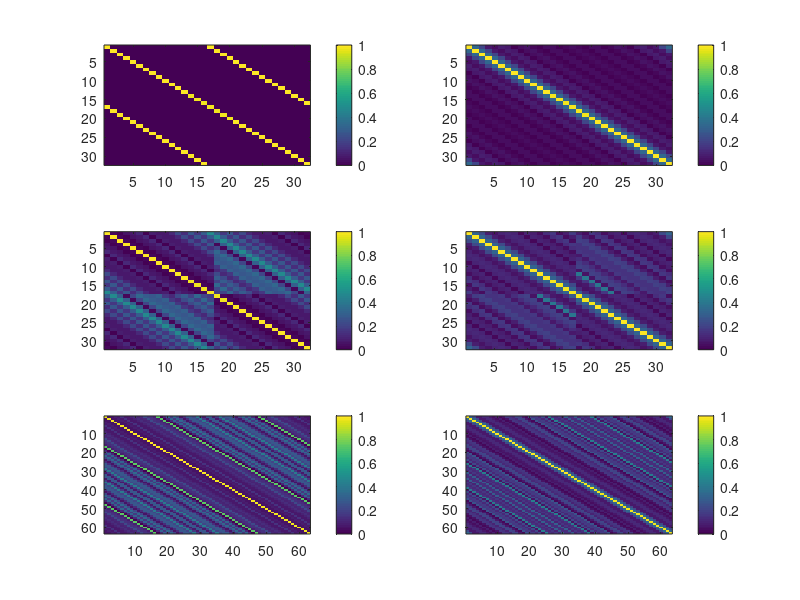
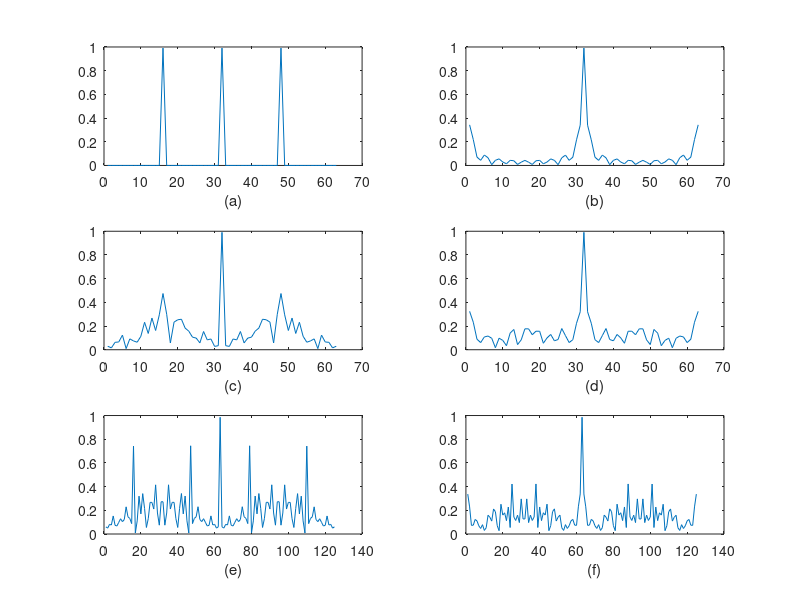
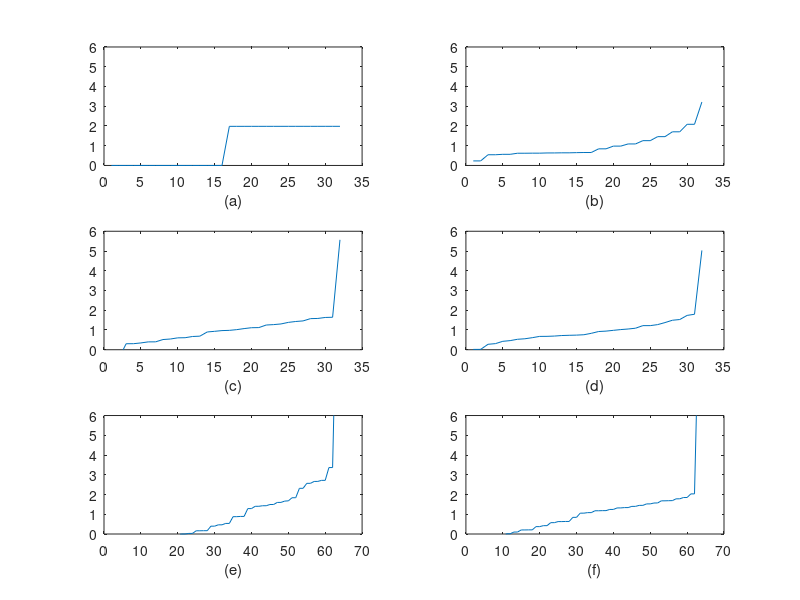

Here is the MATLAB script that generated these plots, in order:
function plot_mwni_matrices3
%compare the system of equations for regular and irregular case    

tr=0:31;
bin = 0.5;
nt=length(tr);
baseWeight=99; % base weight for exponential weight (baseW to baseW + 1);
%create irregular axis
for i=1:nt
      ti(i) = tr(i) + 1*(rand() - 0.5);
end

% create regular axis for binning.
tb=0:bin:nt - 1;
nb = length(tb);

%amount of zero padding
nz = 0;

FR=dftoperator(tr,nz);
FI=dftoperator(ti,nz);
FB=dftoperator(tb,nz);


%generate some weight matrix as example 
wr=fftshift(baseWeight+exp(-(tr-nt/2).^2/100));
WR=diag(wr);

wi=fftshift(baseWeight+exp(-(ti-nt/2).^2/100));
WI=diag(wi);

wb=fftshift(baseWeight+exp(-(tb-nb/2).^2/100));
WB=diag(wb);


%Generate sampling matrices

% %%%%%%%%%%%%%%% gaps %%%%%%%%%%%%%%%%%%%%%
ii=floor(nt/4):floor(nt/2); % gap definition
T=eye(nt); % full sampled

T(ii,ii)=0; % gap;
TG=removeZeroRows(T); % sampling for data with gaps

% create data with the gap
tg=ti;
tg(ii)=0; 
tg=tg(find(tg ~= 0)); % remove zeros


%%%%%%%%%%%%%% decimation %%%%%%%%%%%%%%%%%%%%%
ii=2:2:nt; % decimation pattern
T=eye(nt);
T(ii,ii)=0;
TD=removeZeroRows(T); % sampling for data with decimation.

% create decimated data
td=ti;
td(ii)=0; 
td=td(find(td ~= 0));


%binning for gapped
tsg = floor(tg/bin)+1; % binned data.
tsg=tsg(find(tsg~=0)); % remove zeros
TBG=zeros(nb);
% build sampling with binning gapped axis 
for ii=1:length(tsg),TBG(tsg(ii),tsg(ii))=1;end
TBG=removeZeroRows(TBG);

%binning for decimated
tsd = floor(td/bin)+1; % binned data.
tsd = tsd( find (tsd ~= 0));

TBD=zeros(nb);
% build sampling with binning gapped axis 
for ii=1:length(tsd);TBD(tsd(ii),tsd(ii))=1;end;
TBD=removeZeroRows(TBD);


%figure(1);subplot(221);plot(tr,ti)
%figure(1);subplot(222);plot(tr,w);
%figure(1);subplot(223);imagesc(TD);
%figure(1);subplot(224);imagesc(TG);

LRD = TD*FR'*WR;
LRG = TG*FR'*WR;
LID = TD*FI'*WI;
LIG = TG*FI'*WI;

test = 0;
if ( test == 1) 
    % test, all bins are full.
    TBD = eye(nb);
    TBG = eye(nb);
    WB  = eye(size(WB));
end

LBD = TBD*FB'*WB;
LBG = TBG*FB'*WB;

ARD = abs(LRD'*LRD);
ARG = abs(LRG'*LRG);
AID = abs(LID'*LID);
AIG = abs(LIG'*LIG);
ABD = abs(LBD'*LBD);
ABG = abs(LBG'*LBG);

ARD=ARD/max(max(ARD));
ARG=ARG/max(max(ARG));
AID=AID/max(max(AID));
AIG=AIG/max(max(AIG));
ABD=ABD/max(max(ABD));
ABG=ABG/max(max(ABG));


CLIM=[0 1];
figure(2);
%colormap(jet);
subplot(321);imagesc(ARD,CLIM);colorbar;%xlabel('columm#');ylabel('row#')
subplot(322);imagesc(ARG,CLIM);colorbar;%xlabel('columm#');ylabel('row#')
subplot(323);imagesc(AID,CLIM);colorbar;%xlabel('columm#');ylabel('row#')
subplot(324);imagesc(AIG,CLIM);colorbar;%xlabel('columm#');ylabel('row#')
subplot(325);imagesc(ABD,CLIM);colorbar;%xlabel('columm#');ylabel('row#')
subplot(326);imagesc(ABG,CLIM);colorbar;%xlabel('columm#');ylabel('row#')

figure(3);
subplot(321);plot(sumDiag(ARD));xlabel('(a)');
subplot(322);plot(sumDiag(ARG));xlabel('(b)');
subplot(323);plot(sumDiag(AID));xlabel('(c)');
subplot(324);plot(sumDiag(AIG));xlabel('(d)');
subplot(325);plot(sumDiag(ABD));xlabel('(e)');
subplot(326);plot(sumDiag(ABG));xlabel('(f)');


figure(4);
% get axis from denser plot.
plot(eig(AIG));V=axis;


subplot(321);plot(eig(ARD));xlabel('(a)');axis(V);
subplot(322);plot(eig(ARG));xlabel('(b)');axis(V);
subplot(323);plot(eig(AID));xlabel('(c)');axis(V);
subplot(324);plot(eig(AIG));xlabel('(d)');axis(V);
subplot(325);plot(eig(ABD));xlabel('(e)');V(2)=V(2)/bin;axis(V);
subplot(326);plot(eig(ABG));xlabel('(f)');axis(V);
%plotAntiDiag(abs(LIG'*LIG),[0],'LIG',loc);
%plotAntiDiag(abs(LRG'*LRG),[0],'LRG'),loc;
%plotAntiDiag(abs(LBG'*LBG),[0],'LBG');


return;
figure(4);
colormap(summer);
subplot(221);mesh(abs(F*F'));colorbar;xlabel('(a)');
subplot(222);mesh(abs(F*T*T*F'));colorbar;colorbar;xlabel('(b)');
subplot(223);mesh(abs(W*F*F'*W));colorbar;colorbar;xlabel('(c)');
subplot(224);mesh(abs(W*F*T*T*F'*W));colorbar;colorbar;xlabel('(d)');

return;
function [F,w]=dftoperator(t,nz,wxi)
     % [F]=dftoperator(t,nz,nxi);
     % with t space axis (can be irregular)
     %      nz number of zeros to pad
     %      wxi optional weights proportional to the distance 
     %          between samples.
     %  Output; F is DFT operator.
     %          w is frequency axis.
     % Use this operator as follows:
     % DFT: X=F*x(:);
     % IDFT: x=F'*X(:);
     if (nargin < 3) wxi=ones(size(t));end
     if (nargin < 2) nz=0;end
     nt=length(t);
     dt=(t(end)-t(1))/(length(t)-1);
     
     % padding
     ntz=nt+nz;
     
     % generate a frequency axis that matches fft axis.
     f=(-ntz+2)/2:(ntz)/2;
     vv=fftshift(f);f=[vv(end) vv(1:end-1)];
     f=f/(dt*ntz);
     w=f*2*pi;
     %w=-lw/2:lw/2-1;
     %w=w/(lw-1)*2*pi;
     F=exp(-i*(w(:)*t(:).'))*diag(wxi);
     return;

    function [B]=antidiag(A)
        B=diag(A(end:-1:1,:));
    return;
    
    function [B]=removeZeroRows(A)
    nz=find(sum(A,2));
    B=A(nz,:);
    return;
      
    function [a,la]=sumDiag(A)
    na=length(diag(A));
       
    for k=0:na-1,
        la(k+na) = length(diag(A,k));
        a(k+na)=sum(diag(A,k))/la(k+na);
        la(na-k) = length(diag(A,-k));
        a(na-k)=sum(diag(A,-k))/la(na-k);
    end;
    
            
    return
